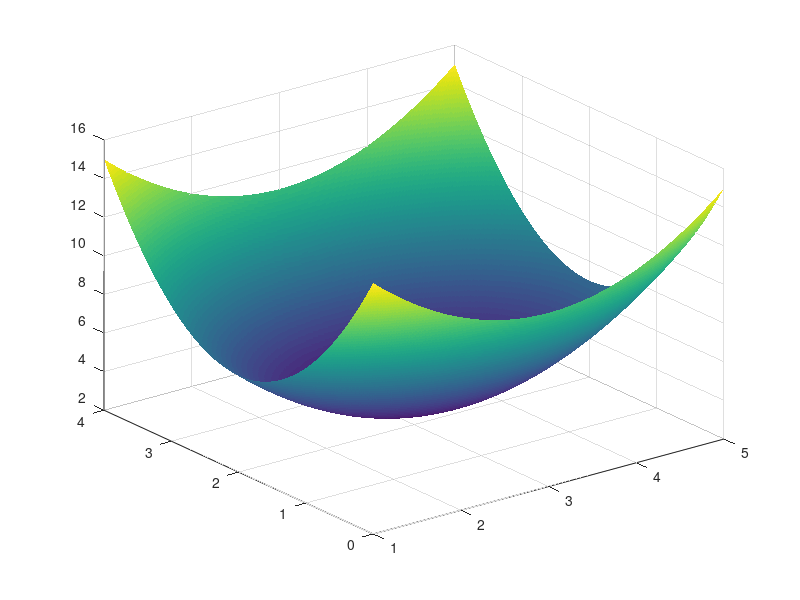

Here is the MATLAB script that generated this plot:
% Joseph Sepich
% Jan 21, 2020
function ps1()
    %%
    % Problem 1
    % Function
    disp('------------QUESTION 1-----------------')
    function out = z(x, y)
        out = x^2 + 2 * y^2 - 6 * x - 8 * y + 20;
    end
    
    % Question 1: Gradients
    % 1a x,y=1,1 gradient is (-4,-4)
    % 1b x,y=1,2 gradient is (-4,0) which is less magnitude
    % 1c x,y=3,2 gradient is (0,0)
    % 1d what is (3,2) gradient?
    [Y, X] = ndgrid(0:0.01:4, 1:0.01:5);
    Z = arrayfun(@(y,x) z(x,y), Y, X);
    surf(X, Y, Z, 'edgecolor', 'none');
    
    %%
    % Question 2: Convulation/Correlation
    % 2a Compute Convolution
    disp('------------ QUESTION 2-----------------')
    disp('First derivative convulution')
    pixels = [40, 50, 60, 80, 80, 80, 30];
    filter = [1, 0, -1];
    convu = zeros(1,5);
    for pixel = 1:length(pixels)
        if pixel == 1
            continue
        elseif pixel == length(pixels)
            break
        end
        convu(pixel-1) = sum(filter .* flip(pixels(pixel-1:pixel+1)));
    end
    disp(convu)
    
    % 2b would answer be different with cross correlation?
    disp('First derivative cross correlation')
    crossCorr = zeros(1,5);
    for pixel = 1:length(pixels)
        if pixel == 1
            continue
        elseif pixel == length(pixels)
            break
        end
        crossCorr(pixel-1) = sum(filter .* pixels(pixel-1:pixel+1));
    end
    disp(crossCorr)
    
    % 2c new filter
    disp('Laplace convulution')
    filter = [1 -2 1];
    convu = zeros(1,5);
    for pixel = 1:length(pixels)
        if pixel == 1
            continue
        elseif pixel == length(pixels)
            break
        end
        convu(pixel-1) = sum(filter .* flip(pixels(pixel-1:pixel+1)));
    end
    disp(convu)
    
    % 2d would previous be different with cross?
    disp('Laplace cross correlation')
    crossCorr = zeros(1,5);
    for pixel = 1:length(pixels)
        if pixel == 1
            continue
        elseif pixel == length(pixels)
            break
        end
        crossCorr(pixel-1) = sum(filter .* pixels(pixel-1:pixel+1));
    end
    disp(crossCorr)
    
    %%
    disp('------------ QUESTION 2E-----------------')
    disp('Zero padding Laplace')
    pixels = [0, 40, 50, 60, 80, 80, 80, 30, 0];
    filter = [1 -2 1];
    convu = zeros(1,5);
    for pixel = 2:length(pixels)
        if pixel == length(pixels)
            break
        end
        convu(pixel-1) = sum(filter .* pixels(pixel-1:pixel+1));
    end
    disp(convu)
    
    % Replication
    disp('Replication padding Laplace')
    pixels = [40, 40, 50, 60, 80, 80, 80, 30, 30];
    crossCorr = zeros(1,5);
    for pixel = 2:length(pixels)
        if pixel == length(pixels)
            break
        end
        crossCorr(pixel-1) = sum(filter .* pixels(pixel-1:pixel+1));
    end
    disp(crossCorr)
    
    % Reflection
    disp('Reflection Padding LaPlace')
    pixels = [40, 40, 50, 60, 80, 80, 80, 30, 30];
    convu = zeros(1,5);
    for pixel = 2:length(pixels)
        if pixel == length(pixels)
            break
        end
        convu(pixel-1) = sum(filter .* pixels(pixel-1:pixel+1));
    end
    disp(convu)
    
    % Wraparound
    disp('Wraparound Padding LaPlace')
    pixels = [30, 40, 50, 60, 80, 80, 80, 30, 40];
    crossCorr = zeros(1,5);
    for pixel = 2:length(pixels)
        if pixel == length(pixels)
            break
        end
        crossCorr(pixel-1) = sum(filter .* pixels(pixel-1:pixel+1));
    end
    disp(crossCorr)
end